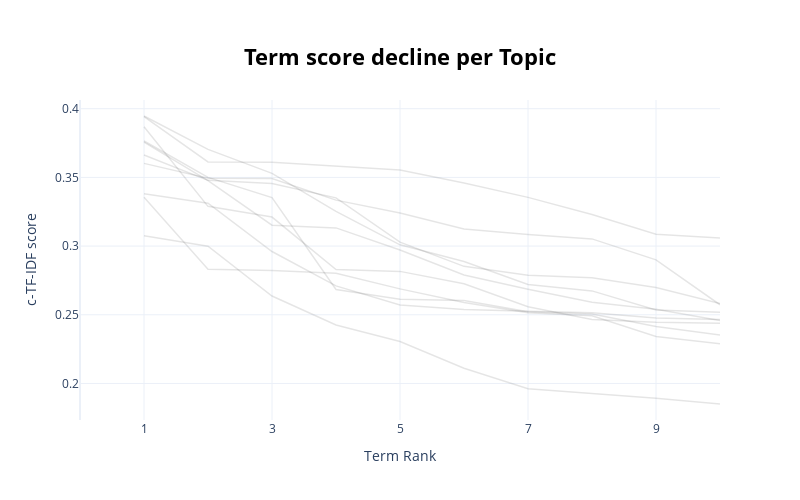

Write notebook code for a chart like this one.
### Markdown cell above
rank c-tf-idf của các từ theo thứ tự giảm dần

### Code cell
topic_model.visualize_term_rank() # => visualize_term_rank (rank, score)

### Figure 1 — Plotly figure (JSON) as saved in the notebook; plotly's stock layout.template omitted (floating-point values rounded to 4 significant figures)
{"data": [{"hovertext": "<b>Topic 0</b>:ôtô_tải_chở_ngược_lại_tài_xế_xe_tải", "line": {"color": "black", "width": 1.5}, "mode": "lines+lines", "name": "", "opacity": 0.1, "type": "scatter", "x": [1, 2, 3, 4, 5, 6, 7, 8, 9, 10], "y": [0.3602, 0.3494, 0.3491, 0.3334, 0.324, 0.3124, 0.3084, 0.3052, 0.29, 0.2573]}, {"hovertext": "<b>Topic 1</b>:xúc_phạm_công_ty_cổ_phần_đại_nam_ca", "line": {"color": "black", "width": 1.5}, "mode": "lines+lines", "name": "", "opacity": 0.1, "type": "scatter", "x": [1, 2, 3, 4, 5, 6, 7, 8, 9, 10], "y": [0.3075, 0.2999, 0.2636, 0.2426, 0.2305, 0.2111, 0.1961, 0.1927, 0.1893, 0.185]}, {"hovertext": "<b>Topic 2</b>:metro_hoàn_thành_nhà_ga_đoạn_sài_gò", "line": {"color": "black", "width": 1.5}, "mode": "lines+lines", "name": "", "opacity": 0.1, "type": "scatter", "x": [1, 2, 3, 4, 5, 6, 7, 8, 9, 10], "y": [0.3382, 0.3312, 0.2961, 0.271, 0.2572, 0.2538, 0.2526, 0.2515, 0.2476, 0.2466]}, {"hovertext": "<b>Topic 3</b>:chung_cư_chữa_cháy_khương_đình_xây_", "line": {"color": "black", "width": 1.5}, "mode": "lines+lines", "name": "", "opacity": 0.1, "type": "scatter", "x": [1, 2, 3, 4, 5, 6, 7, 8, 9, 10], "y": [0.3942, 0.3612, 0.3611, 0.3584, 0.3554, 0.3458, 0.3355, 0.323, 0.3085, 0.3059]}, {"hovertext": "<b>Topic 4</b>:cá_sấu_lặn_xả_lũ_sâu_dòng_cá_câu_bể", "line": {"color": "black", "width": 1.5}, "mode": "lines+lines", "name": "", "opacity": 0.1, "type": "scatter", "x": [1, 2, 3, 4, 5, 6, 7, 8, 9, 10], "y": [0.3663, 0.3479, 0.3455, 0.3351, 0.3028, 0.2852, 0.2788, 0.277, 0.2698, 0.2582]}, {"hovertext": "<b>Topic 5</b>:hoàn_thành_rộng_cải_tạo_nuôi_trần_đ", "line": {"color": "black", "width": 1.5}, "mode": "lines+lines", "name": "", "opacity": 0.1, "type": "scatter", "x": [1, 2, 3, 4, 5, 6, 7, 8, 9, 10], "y": [0.3356, 0.2832, 0.2822, 0.2802, 0.2688, 0.2589, 0.2515, 0.2492, 0.2341, 0.2289]}, {"hovertext": "<b>Topic 6</b>:tổng_thống_đón_sân_bay_quốc_phòng_m", "line": {"color": "black", "width": 1.5}, "mode": "lines+lines", "name": "", "opacity": 0.1, "type": "scatter", "x": [1, 2, 3, 4, 5, 6, 7, 8, 9, 10], "y": [0.3765, 0.35, 0.3353, 0.2684, 0.2613, 0.2604, 0.2521, 0.2506, 0.2414, 0.2352]}, {"hovertext": "<b>Topic 7</b>:bảo_hiểm_xã_hội_việt_nam_bảo_hiểm_x", "line": {"color": "black", "width": 1.5}, "mode": "lines+lines", "name": "", "opacity": 0.1, "type": "scatter", "x": [1, 2, 3, 4, 5, 6, 7, 8, 9, 10], "y": [0.3947, 0.3704, 0.353, 0.3252, 0.3009, 0.2888, 0.272, 0.2674, 0.2535, 0.2518]}, {"hovertext": "<b>Topic 8</b>:sông_phan_bộ_giao_thông_vận_tải_đoạ", "line": {"color": "black", "width": 1.5}, "mode": "lines+lines", "name": "", "opacity": 0.1, "type": "scatter", "x": [1, 2, 3, 4, 5, 6, 7, 8, 9, 10], "y": [0.3869, 0.3289, 0.3211, 0.2829, 0.2816, 0.2726, 0.2558, 0.2466, 0.2446, 0.2438]}, {"hovertext": "<b>Topic 9</b>:đoạn_hoàn_thành_ngược_lại_làn_cao_t", "line": {"color": "black", "width": 1.5}, "mode": "lines+lines", "name": "", "opacity": 0.1, "type": "scatter", "x": [1, 2, 3, 4, 5, 6, 7, 8, 9, 10], "y": [0.3756, 0.3476, 0.3152, 0.3132, 0.2971, 0.279, 0.2685, 0.2591, 0.2541, 0.2458]}], "layout": {"height": 500, "hoverlabel": {"bgcolor": "white", "font": {"family": "Rockwell", "size": 16}}, "showlegend": false, "title": {"font": {"color": "Black", "size": 22}, "text": "<b>Term score decline per Topic</b>", "x": 0.5, "xanchor": "center", "y": 0.9, "yanchor": "top"}, "width": 800, "xaxis": {"dtick": 2, "range": [0, 10], "tick0": 1, "title": {"text": "Term Rank"}}, "yaxis": {"title": {"text": "c-TF-IDF score"}}}}
